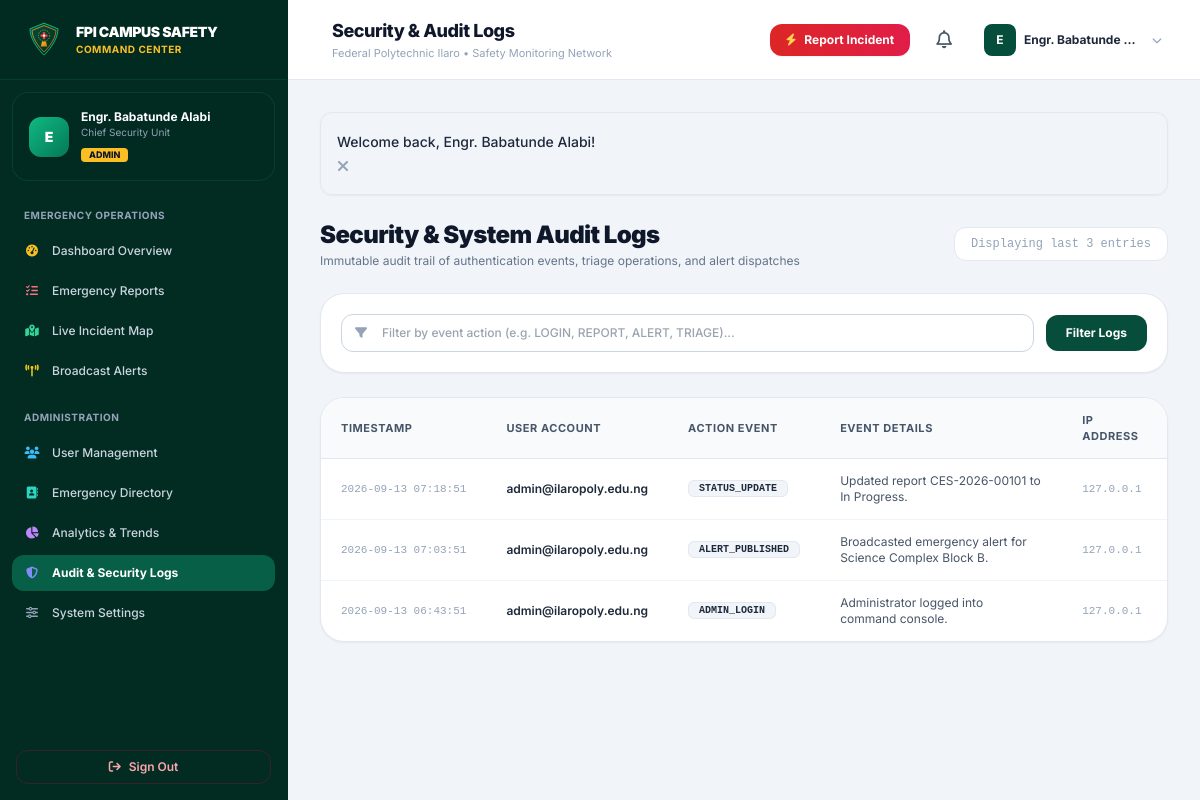
Screenshot of /admin/logs.php (signed in) with the database file from the repository.
### tables this page shows
CREATE TABLE `system_logs` (
  `id` INT UNSIGNED AUTO_INCREMENT PRIMARY KEY,
  `user_id` INT UNSIGNED NULL,
  `user_email` VARCHAR(150) DEFAULT NULL,
  `action` VARCHAR(100) NOT NULL,
  `details` TEXT DEFAULT NULL,
  `ip_address` VARCHAR(45) DEFAULT NULL,
  `created_at` TIMESTAMP DEFAULT CURRENT_TIMESTAMP,
  INDEX `idx_logs_action` (`action`),
  INDEX `idx_logs_created` (`created_at`)
);

### admin/logs.php (the view, shortened to what this page needs)
<?php
require_once __DIR__ . '/../includes/nav-portal.php';
$pdo = getDB();
$actionFilter = clean_input($_GET['action_filter'] ?? '');
$sql = "SELECT * FROM system_logs WHERE 1=1";
$params = [];
$sql .= " ORDER BY created_at DESC LIMIT 100";
$stmt = $pdo->prepare($sql);
$stmt->execute($params);
$logs = $stmt->fetchAll();
?>
<div class="space-y-6">
    <div class="flex flex-col sm:flex-row sm:items-center justify-between gap-4">
        <div>
            <h2 class="text-2xl font-black text-slate-900 tracking-tight">Security &amp; System Audit Logs</h2>
            <p class="text-xs text-slate-500 mt-0.5">Immutable audit trail of authentication events, triage operations, and alert dispatches</p>
        </div>
        <div class="text-xs text-slate-400 font-mono bg-white px-4 py-2 rounded-xl border border-slate-200 shadow-xs">
            Displaying last <?= count($logs) ?> entries
        </div>
    </div>
    <div class="bg-white rounded-3xl border border-slate-200 p-5 shadow-sm">
        <form action="<?= BASE_URL ?>/admin/logs.php" method="GET" class="flex flex-col sm:flex-row items-center gap-3">
            <div class="flex-1 w-full relative">
                <span class="absolute inset-y-0 left-0 pl-3.5 flex items-center text-slate-400">
                    <i class="fa-solid fa-filter text-xs"></i>
                </span>
                <input type="text" name="action_filter" value="<?= e($actionFilter) ?>" placeholder="Filter by event action (e.g. LOGIN, REPORT, ALERT, TRIAGE)..." class="w-full pl-10 pr-4 py-2.5 rounded-xl border border-slate-300 focus:outline-none focus:ring-2 focus:ring-fpi-700 text-xs font-medium text-slate-800">
            </div>
            <button type="submit" class="w-full sm:w-auto px-5 py-2.5 rounded-xl bg-fpi-800 hover:bg-fpi-900 text-white font-bold text-xs shadow-xs transition">
                Filter Logs
            </button>
        </form>
    </div>
    <div class="bg-white rounded-3xl border border-slate-200 shadow-sm overflow-hidden">
        <?php if (!empty($logs)): ?>
        <div class="overflow-x-auto">
            <table class="w-full text-left text-xs">
                <thead class="bg-slate-50 border-b border-slate-200 text-slate-600 font-bold uppercase tracking-wider text-[11px]">
                    <tr>
                        <th class="py-3.5 px-5">Timestamp</th>
                        <th class="py-3.5 px-5">User Account</th>
                        <th class="py-3.5 px-5">Action Event</th>
                        <th class="py-3.5 px-5">Event Details</th>
                        <th class="py-3.5 px-5">IP Address</th>
                    </tr>
                </thead>
                <tbody class="divide-y divide-slate-100 font-mono">
                    <?php foreach ($logs as $l): ?>
                    <tr class="hover:bg-slate-50 transition">
                        <td class="py-3.5 px-5 text-slate-400 whitespace-nowrap text-[11px]">
                            <?= date('Y-m-d H:i:s', strtotime($l['created_at'])) ?>
                        </td>
                        <td class="py-3.5 px-5 text-slate-800 whitespace-nowrap font-sans font-semibold">
                            <?= e($l['user_email'] ?: 'Guest / System') ?>
                        </td>
                        <td class="py-3.5 px-5 whitespace-nowrap">
                            <span class="px-2.5 py-0.5 rounded-md text-[10px] font-bold uppercase bg-slate-100 text-slate-800 border border-slate-200">
                                <?= e($l['action']) ?>
                            </span>
                        </td>
                        <td class="py-3.5 px-5 text-slate-600 font-sans text-xs max-w-md">
                            <?= e($l['details']) ?>
                        </td>
                        <td class="py-3.5 px-5 text-slate-400 whitespace-nowrap text-[11px]">
                            <?= e($l['ip_address']) ?>
                        </td>
                    </tr>
                    <?php endforeach; ?>
                </tbody>
            </table>
        </div>
        <?php else: ?>
        <div class="py-16 text-center text-slate-400 text-xs">
            No system audit logs found.
        </div>
        <?php endif; ?>
    </div>
</div>
<?php require_once __DIR__ . '/../includes/footer-portal.php'; ?>

### assets/css/style.css (style rules this page uses)
:root { --fpi-green-900: #022c22; --fpi-green-800: #064e3b; --fpi-green-700: #047857; --fpi-green-600: #059669; --fpi-gold-500: #d97706; --fpi-gold-400: #f59e0b; --fpi-alert-red: #dc2626; }
body { font-feature-settings: "cv02", "cv03", "cv04", "cv11"; -webkit-tap-highlight-color: transparent; }

### rows the page displays
system_logs: created_at "2026-09-13 07:18:51", user_email "admin@ilaropoly.edu.ng", action "STATUS_UPDATE", details "Updated report CES-2026-00101 to In Progress.", ip_address "127.0.0.1"
system_logs: created_at "2026-09-13 07:03:51", user_email "admin@ilaropoly.edu.ng", action "ALERT_PUBLISHED", details "Broadcasted emergency alert for Science Complex Block B.", ip_address "127.0.0.1"
system_logs: created_at "2026-09-13 06:43:51", user_email "admin@ilaropoly.edu.ng", action "ADMIN_LOGIN", details "Administrator logged into command console.", ip_address "127.0.0.1"

### other values shown
substr($user['name'], 0, 1) "E"
$user['name'] "Engr. Babatunde Alabi"
$user['department'] "Chief Security Unit"
$user['role'] "ADMIN"
$pageTitle "Security & Audit Logs"
$user['name'] "Engr. Babatunde…"
$msg "Welcome back, Engr. Babatunde Alabi!"
count($logs) "3"
